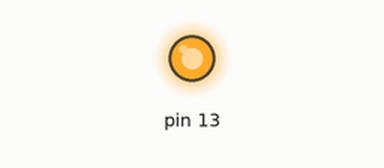
Bench run of a sketch on a simulated Arduino Uno, built with avr-gcc and run on an emulated ATmega328P. Parts: output pins drawn as LEDs (lit = HIGH).

Above: at 0.1 s.
Timing chart, 0 to 1.6 s (numbered marks = the images above):
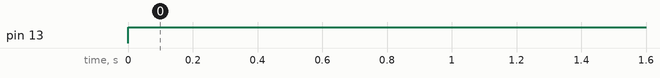

Measured:
- by itself, pin 13: LOW → HIGH at 0.00 s

The sketch:

LED_blinking.ino
```cpp
void setup() {
  pinMode(13,OUTPUT);
  //   pinMode(12,OUTPUT);

  // pinMode(8,OUTPUT);


}

void loop() {
  digitalWrite(13,"HIGH");
    delay(1000);
      digitalWrite(13,"LOW");


  delay(1000);

}
```
